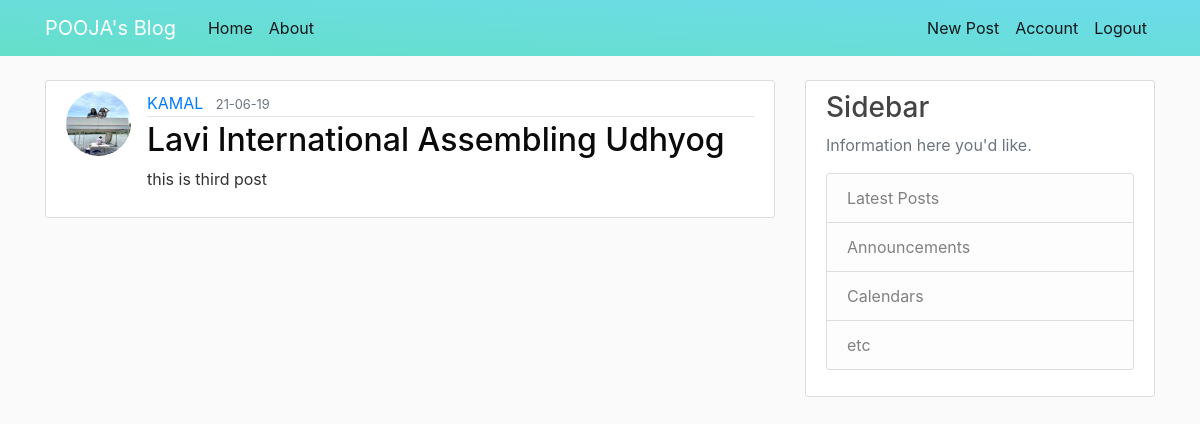
Page /post/3 (signed in) on the earlier database version.
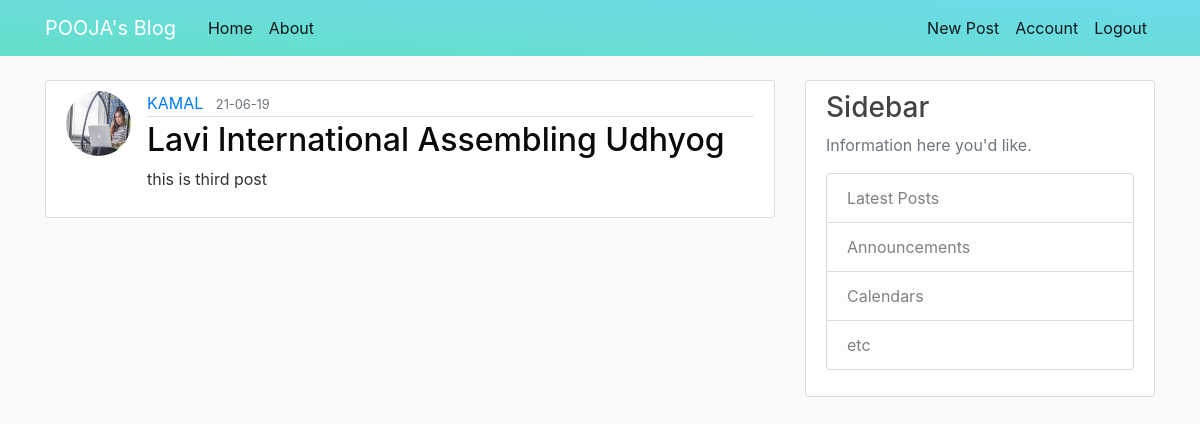
Same page on the later database version.
### flaskblog/models.py (models this page shows, shortened)
class User(db.Model, UserMixin):
    id = db.Column(db.Integer, primary_key=True)
    username = db.Column(db.String(20), unique=True, nullable=False)
    email = db.Column(db.String(120), unique=True, nullable=False)
    image_file = db.Column(db.String(20), nullable=False, default='default.jpg')
    password = db.Column(db.String(60), nullable=False)
    posts = db.relationship('Post', backref='author', lazy=True)

### flaskblog/routes.py (the view)
@app.route("/post/<int:post_id>")
def post(post_id):
    post = Post.query.get_or_404(post_id)  # when using get_or_404 it return post id if didnt find then it return error 404 message
    return render_template('post.html', title= post.title, post= post)

### flaskblog/models.py (called while the page is built)
@login_manager.user_loader
def load_user(user_id):
    return User.query.get(int(user_id))

### flaskblog/templates/post.html (shortened to what this page needs)
{% extends "layout.html" %}
{% block content %}
    <article class="media content-section">
        <img class="rounded-circle article-img" src="{{ url_for('static', filename='images/' + post.author.image_file) }}">
        <div class="media-body">
        <div class="article-metadata">
            <a class="mr-2" href="{{ url_for('user_posts', username=post.author.username) }}">{{ post.author.username }}</a>
            <small class="text-muted">{{ post.date_posted.strftime('%y-%m-%d') }}</small>
        </div>
        <h2 class="article-title">{{ post.title }}</h2>
        <p class="article-content">{{ post.content }}</p>
        </div>
    </article>
{% endblock content %}

Differences in the rows shown:
changed User "KAMAL": image_file: a different picture
